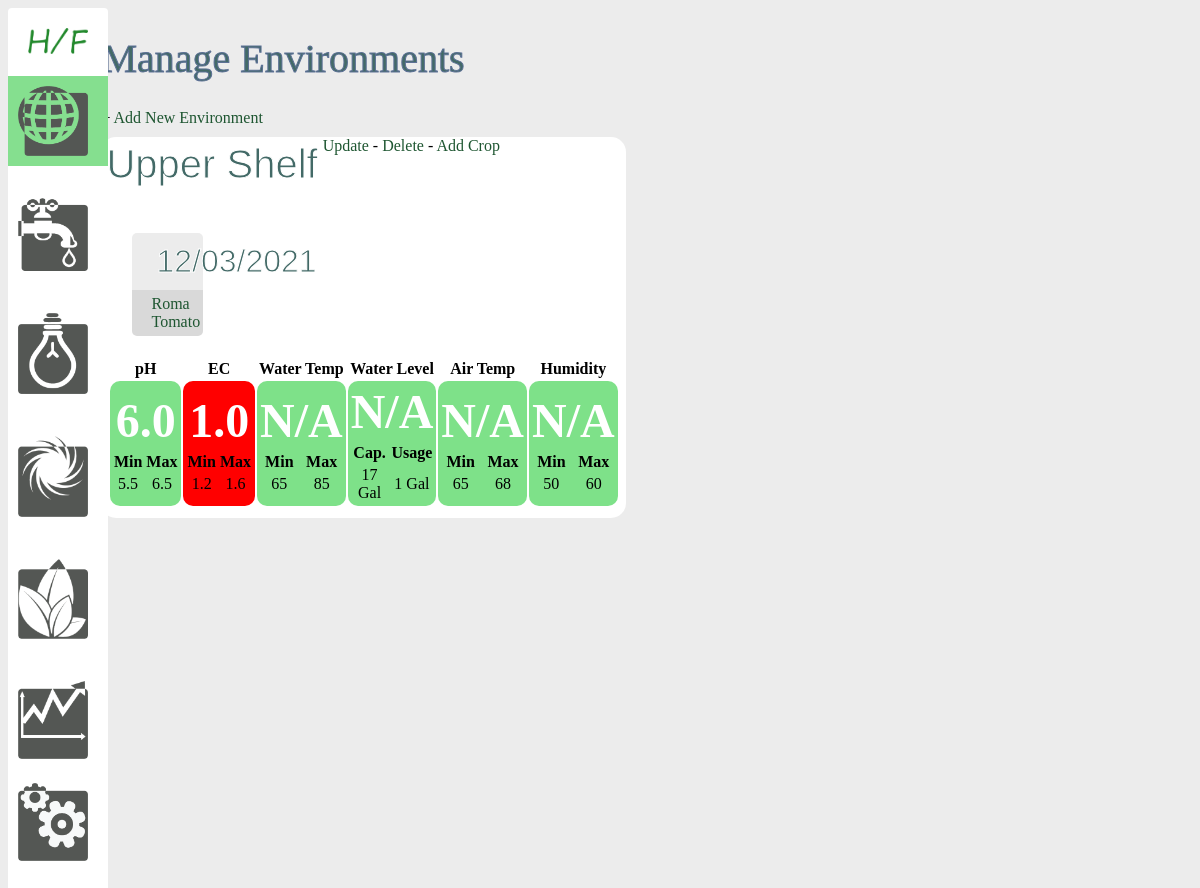
The page /enviro on the database as committed earlier.
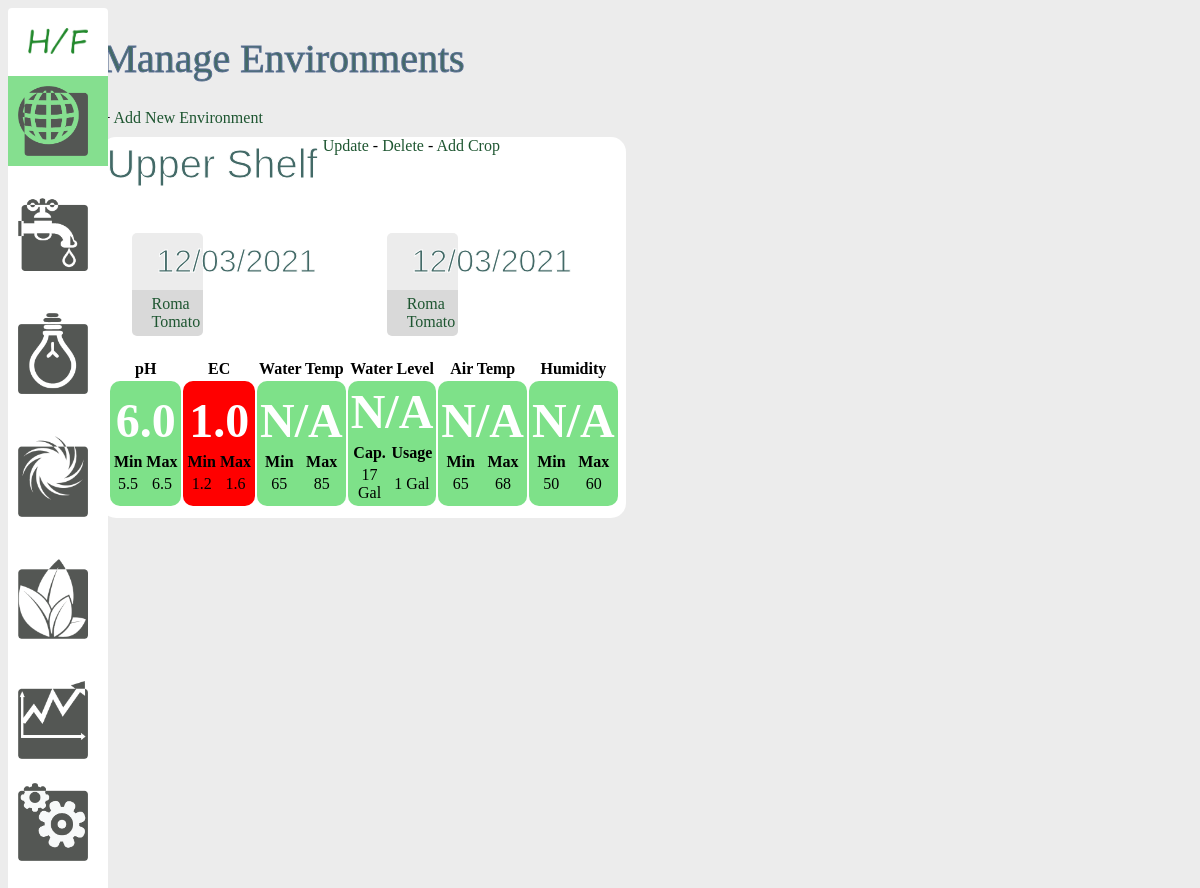
The same page on the database as committed later.
### models.py (models this page shows, shortened)
class Enviro(db.Model):
    id = db.Column(db.Integer, primary_key=True)
    name = db.Column(db.String(50), nullable=False)
    ph_sensor = db.Column(db.Integer, default=0)
    ec_sensor = db.Column(db.Integer, default=0)
    nutrient_solenoid = db.Column(db.Integer, default=0)
    ph_solenoid = db.Column(db.Integer, default=0)
    water_pump = db.Column(db.Integer, default=0)
    air_pump = db.Column(db.Integer, default=0)
    light_outlet = db.Column(db.Integer, default=0)
    active = db.Column(db.Integer, default=0)
    water_id = db.Column(db.Integer, db.ForeignKey('water.id'), nullable=False)
    light_id = db.Column(db.Integer, db.ForeignKey('light.id'), nullable=False)
    air_id = db.Column(db.Integer, db.ForeignKey('air.id'), nullable=False)
    crop = db.relationship('Crop', backref='crop')
    def current_ph(self):
        if self.ph_sensor == 0:
            return 'N/A'
        ph_level = current_ph(self.ph_sensor)
        return float(ph_level)
    def current_ec(self):
        if self.ec_sensor == 0:
            return 'N/A'
        ec_level = current_ec(self.ec_sensor)
        return float(ec_level)
    def alert_status(self, sensor):
        if sensor == "ph":
            if self.ph_sensor == 0:
                return
            if current_ph(self.ph_sensor) < self.water.min_ph or current_ph(self.ph_sensor) > self.water.max_ph:
                return "alert"
        if sensor == "ec":
            if self.ec_sensor == 0:
                return
            if current_ec(self.ec_sensor) < self.water.min_ec or current_ec(self.ec_sensor) > self.water.max_ec:
                return "alert"

class Crop(db.Model):
    id = db.Column(db.Integer, primary_key=True)
    enviro_id = db.Column(db.Integer, db.ForeignKey('enviro.id'))
    germ_date = db.Column(db.String(30), nullable=True)
    plant_date = db.Column(db.String(30), default='')
    harvested_date = db.Column(db.String(30), nullable=True)
    fruit_date = db.Column(db.String(30), nullable=True)
    harvest_rating = db.Column(db.String(255), nullable=True)
    logs = db.relationship('Log', backref='log')
    photos = db.relationship('Photo', backref='photo')
    plants = db.relationship('Plant', secondary='crop_plants',
        backref=db.backref('plant', lazy=True))

class Plant(db.Model):
    id = db.Column(db.Integer, primary_key=True)
    name = db.Column(db.String(50), nullable=False)
    best_ec = db.Column(db.Float, nullable=True)
    best_temp = db.Column(db.Integer, nullable=True)
    best_season = db.Column(db.String(15), nullable=True)

class Water(db.Model):
    id = db.Column(db.Integer, primary_key=True)
    name = db.Column(db.String(50), nullable=False)
    min_ph = db.Column(db.Float, default=5.5)
    max_ph = db.Column(db.Float, default=6.5)
    min_ec = db.Column(db.Float, default=1.2)
    max_ec = db.Column(db.Float, default=1.6)
    cycles = db.relationship('Cycle', backref='cycle')
    enviros = db.relationship('Enviro', backref='water', lazy=True)

class Air(db.Model):
    id = db.Column(db.Integer, primary_key=True)
    name = db.Column(db.String(50), nullable=False)
    min_temp = db.Column(db.Integer, default=60)
    max_temp = db.Column(db.Integer, default=80)
    min_humid = db.Column(db.Integer, default=50)
    max_humid = db.Column(db.Integer, default=60)
    enviros = db.relationship('Enviro', backref='air', lazy=True)

### views.py (the view)
@app.route('/enviro')
def list_environments():
    environments = Enviro.query.all()
    return render_template('enviro/index_enviro.html', enviros=environments)

### sensor_data.py (called while the page is built)
def current_ph(ph_sensor):
    if ph_sensor == 1:
        return 6.0
    elif ph_sensor == 2:
        return 5.4
    else:
        return 0

def current_ec(ec_sensor):
    if ec_sensor == 1:
        return 1.0
    elif ec_sensor == 2:
        return 1.5
    else:
        return 0

### templates/enviro/index_enviro.html (shortened to what the changed rows need)
{% extends 'layout.html' %}
{% block body %}
    <h1>Manage Environments</h1>
    <div class = "environments">
        {% for enviro in enviros %}
            <div class = "environment">
                <h2>{{ enviro.name }}</h2>
                <div><a href = "/update_enviro/{{enviro.id}}">Update</a>
                -
                <a href = "/delete_enviro/{{enviro.id}}">Delete</a>
                -
                <a href = "/add_crop/{{enviro.id}}">Add Crop</a>
            </div>
                {% for current_crop in enviro.crop %}
                <a href="/crop/{{current_crop.id}}">
                <div class = "plant_list">
                    <ul>
                        <li>
                            <h2 class = "date">
                            {{current_crop.plant_date}}
                            </h2>
                        </li>
                            {% for plant in current_crop.plants %}
                                <li>{{ plant.name }}</li>
                                {% endfor %}
                    </ul>
                </div>
                </a>
                {% endfor %}
                <table class = "alerts_panel">
                    <tr>
                        <th class = "alert_header {{ enviro.alert_status('ph') }}">pH</th>
                        <th class = "alert_header {{ enviro.alert_status('ec') }}">EC</th>
                        <th class = "alert_header">Water Temp</th>
                        <th class = "alert_header">Water Level</th>
                        <th class = "alert_header">Air Temp</th>
                        <th class = "alert_header">Humidity</th>
                    </tr>
                    <tr class = "alerts_panel">
                        <td class = "{{ enviro.alert_status('ph') }} ph">
                            <h3>{{ enviro.current_ph() }}</h3>
                            <table width = "100%">
                                <tr>
                                    <th>Min</th>
                                    <th>Max</th>
                                </tr>
                                <tr>
                                    <td>{{ enviro.water.min_ph }}</td>
                                    <td>{{ enviro.water.max_ph }}</td>
                                </tr>
                            </table>
                        </td>
                        <td class = "{{ enviro.alert_status('ec') }} ec">
                            <h3>{{ enviro.current_ec() }}</h3>
                            <table width = "100%">
                                <tr>
                                    <th>Min</th>
                                    <th>Max</th>
                                </tr>
                                <tr>
                                    <td>{{ enviro.water.min_ec }}</td>
                                    <td>{{ enviro.water.max_ec }}</td>
                                </tr>
                            </table>
                        </td>
                        <td class = "water_temp">
                            <h3>N/A</h3>
                            <table width = "100%">
                                <tr>
                                    <th>Min</th>
                                    <th>Max</th>
                                </tr>
                                <tr>
                                    <td>65</td>
                                    <td>85</td>
                                </tr>
                            </table>
                        </td>
                        <td class = "water_level">
                            <h3>N/A</h3>
                            <table width = "100%">
                                <tr>
                                    <th>Cap.</th>
                                    <th>Usage</th>
                                </tr>
                                <tr>
                                    <td>17 Gal</td>
                                    <td>1 Gal</td>
                                </tr>
                            </table>
                        </td>
                        <td class = "temp">
                            <h3>N/A</h3>
                            <table width = "100%">
                                <tr>
                                    <th>Min</th>
                                    <th>Max</th>
                                </tr>
                                <tr>
                                    <td>{{enviro.air.min_temp}}</td>
                                    <td>{{enviro.air.max_temp}}</td>
                                </tr>
                            </table>
                        </td>
                        <td class = "humid">
                            <h3>N/A</h3>
                            <table width = "100%">
                                <tr>
                                    <th>Min</th>
                                    <th>Max</th>
                                </tr>
                                <tr>
                                    <td>{{enviro.air.min_humid}}</td>
                                    <td>{{enviro.air.max_humid}}</td>
                                </tr>
                            </table>
                        </td>
                    </tr>
                </table>
            </div>
        {% endfor %}
    </div>
    {% endblock %}

Rows that differ between the two databases and show on the page:
added Crop: plant_date "12/03/2021", Plant (name "Roma Tomato")
